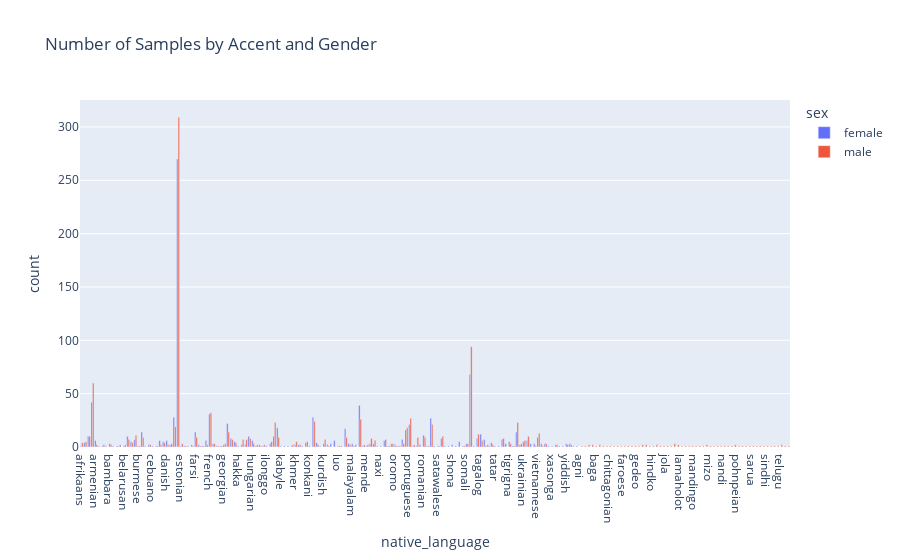

The notebook cell saved with this chart:
### Code cell
import pandas as pd
import plotly.express as px

# Aggregate counts
grouped = df.groupby(['native_language', 'sex']).size().reset_index(name='count')

# Plotly grouped bar chart
fig = px.bar(
    grouped,
    x='native_language',
    y='count',
    color='sex',
    barmode='group',
    title='Number of Samples by Accent and Gender'
)

fig.show()

### Figure 1 — Plotly figure (JSON) as saved in the notebook; plotly's stock layout.template omitted (floating-point values rounded to 4 significant figures; data arrays with more than 128 entries replaced by an {"elided": "..."} marker saying what was removed)
{"data": [{"alignmentgroup": "True", "hovertemplate": "sex=female<br>native_language=%{x}<br>count=%{y}<extra></extra>", "legendgroup": "female", "marker": {"color": "#636efa", "pattern": {"shape": ""}}, "name": "female", "offsetgroup": "female", "orientation": "v", "showlegend": true, "textposition": "auto", "type": "bar", "x": {"elided": "140 str values"}, "xaxis": "x", "y": {"elided": "140 int values"}, "yaxis": "y"}, {"alignmentgroup": "True", "hovertemplate": "sex=male<br>native_language=%{x}<br>count=%{y}<extra></extra>", "legendgroup": "male", "marker": {"color": "#EF553B", "pattern": {"shape": ""}}, "name": "male", "offsetgroup": "male", "orientation": "v", "showlegend": true, "textposition": "auto", "type": "bar", "x": {"elided": "160 str values"}, "xaxis": "x", "y": {"elided": "160 int values"}, "yaxis": "y"}], "layout": {"barmode": "group", "legend": {"title": {"text": "sex"}, "tracegroupgap": 0}, "title": {"text": "Number of Samples by Accent and Gender"}, "xaxis": {"anchor": "y", "domain": [0, 1], "title": {"text": "native_language"}}, "yaxis": {"anchor": "x", "domain": [0, 1], "title": {"text": "count"}}}}
